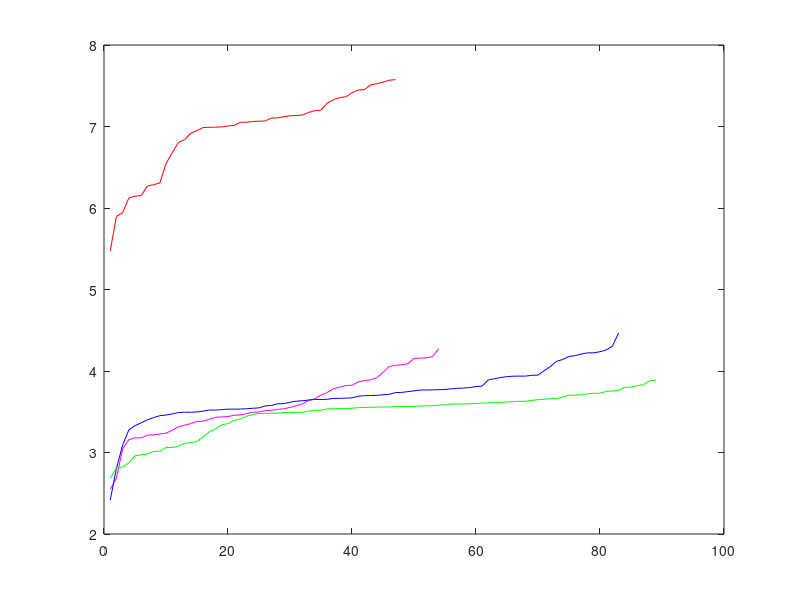

Write the MATLAB code that produced this figure.
% e3d.m

E1 = [5.472165420912378,5.89673843845642,5.942419595627858,6.122469786078567,6.1452463623536975,6.153159337954719,6.26929224053188,6.286342826410929,6.3060500145396015,6.543051172873328,6.676905833453598,6.803409945739929,6.8389996882583075,6.918307050508485,6.950045891997793,6.98784599186518,6.989856039140608,6.992355757231447,6.995154820457655,7.0066108264404985,7.014228531734695,7.051310031640068,7.052629047078053,7.061914754582118,7.065019017133139,7.06768042026428,7.1038554502299744,7.106004406479319,7.120192429944426,7.131375346013605,7.134525417722118,7.140394853168747,7.172691647556028,7.193870386720022,7.2010105751611535,7.2892717772720514,7.329053168057759,7.353988002568272,7.364213391679671,7.414882394852006,7.447430013897891,7.453017489437596,7.51137652490059,7.524473452393892,7.543836261844858,7.568448260738734,7.574475873122028];

E2 = [2.5485262062466734,2.6822789259588573,3.044668357957198,3.1560728277311196,3.1797581334202163,3.1806957519276184,3.2119772055002334,3.216668155664512,3.228062780545109,3.2367990917370477,3.272278222827838,3.3151925824535717,3.334982673594367,3.355183204069002,3.380704061315502,3.3850029834151685,3.4073502768539963,3.4318102714162158,3.43637481375432,3.4422760800541887,3.455561036375199,3.462516866893521,3.4766741595529576,3.494627188377873,3.4969499504199373,3.5127421324026566,3.5186157314888535,3.529022512812556,3.5361629089027398,3.552867709574755,3.5735236594146143,3.5956034708287956,3.6408887177316367,3.6580405799981355,3.7050498875733795,3.736799638445344,3.7817847564033933,3.80186662263941,3.8215717293627436,3.8252432079568988,3.865558846531643,3.882842011921588,3.891997926752136,3.9172637548403055,3.983711928912688,4.055441320104423,4.069703696443232,4.077905105899075,4.088106196220352,4.155887795986767,4.157211944043261,4.161829833367393,4.177493740219079,4.275097930670716];

E3 = [2.414303268227437,2.802795384470353,3.089922434565129,3.2767679932046465,3.3294370907315507,3.364767766805623,3.401033146335699,3.4279864206406567,3.452138490654214,3.4596698959556194,3.4728881013548087,3.490231256515884,3.4942653801444217,3.4943332351351906,3.4975715043298954,3.5076944823092826,3.520547859890776,3.520960935880079,3.5261408759011004,3.5318127825649523,3.531817218118915,3.533411887998202,3.5368920522669183,3.5425620745867983,3.5476870820589066,3.571751218210978,3.577318657701883,3.5975428424711926,3.599626245900123,3.616323884025172,3.6295878632906096,3.6351506239698,3.6437857044140665,3.6508944604480265,3.651153717101004,3.6523818022654546,3.664120296407152,3.6642809392294695,3.6671427171432507,3.670378768964027,3.690847674839473,3.697468950934562,3.7000793584353247,3.7012904485387135,3.7086438230070526,3.7133784892000428,3.7351852706539876,3.737183619626384,3.747449666358974,3.7567161507731943,3.7663299826953365,3.7670211223082317,3.7687145475364097,3.771300308108857,3.773225086903919,3.781321093971913,3.7876658318824394,3.790885855795775,3.7971383440932653,3.809097662432997,3.8150579934444813,3.8914913005714324,3.905834001634866,3.920407764498753,3.930705599643203,3.936457923947197,3.9371382574848712,3.9373855678110137,3.947285869535002,3.949769491857756,4.003704950973492,4.05623109848706,4.118962017285376,4.141733713233603,4.178547473034035,4.1884879316116885,4.20870796898997,4.2224360202589235,4.222904385363375,4.236660422555058,4.258020022616272,4.30511533167835,4.466538758691585];

E4 = [2.6863974024299675,2.8078177901333086,2.820738911762224,2.8714069092779595,2.960492961032905,2.971306687853624,2.9827538183188738,3.0122136890727105,3.0155997031115986,3.0612224511689297,3.0616668722208136,3.0762895733024482,3.1136245702270218,3.1183302185453172,3.1380556358864258,3.1899277328593354,3.2551671924077406,3.28996201448523,3.340273477684664,3.354423462610282,3.393405235993322,3.41062862657225,3.4446429881096097,3.4656604664005646,3.4786349783896244,3.48002341480662,3.4817634250440905,3.48220048798253,3.4911202831317008,3.4920882608838157,3.492756264880336,3.4934267066390645,3.5087724702886125,3.5135185328149463,3.5181465556435527,3.5362037964857613,3.5377256022218675,3.539196172130842,3.5399709596513027,3.5426443762373125,3.55092403586356,3.5523349194031084,3.554353273873808,3.556293676040251,3.558287969269088,3.559162176828977,3.562383000919001,3.5640893369376667,3.5647440810374924,3.5666197513624054,3.5709331985041284,3.5724711971338596,3.5732521965276356,3.580925663769119,3.5836666700784106,3.594377187991671,3.5949606900009297,3.5953093704383825,3.5979782647021126,3.6005014689555144,3.6063371039414767,3.6070720567745993,3.613447736650291,3.6165330470293973,3.6201257828380067,3.6254032389641364,3.627897504250592,3.6295452996212463,3.638776427172535,3.648235936278966,3.6527812616849884,3.6612616117730457,3.6613767087077025,3.6800946730316335,3.70309940327173,3.7045673556149032,3.7075504804338024,3.721663007963225,3.726287242288505,3.727339425798128,3.749883672438979,3.7549313615815083,3.761603541034778,3.7994151259871423,3.8024080866471306,3.819014065565856,3.831258763453481,3.877760955592962,3.8899646321857024];





hold off;
plot( E1, 'r-' );
hold on;
plot( E2, 'm-' );
plot( E3, 'b-' );
plot( E4, 'g-' );
%plot( E5, 'k-' );



